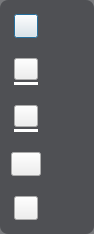
<?xml version="1.0" encoding="UTF-8"?>
<ui version="4.0">
 <class>STWBVToolbarClass</class>
 <widget class="QDialog" name="STWBVToolbarClass">
  <property name="geometry">
   <rect>
    <x>0</x>
    <y>0</y>
    <width>94</width>
    <height>234</height>
   </rect>
  </property>
  <property name="maximumSize">
   <size>
    <width>94</width>
    <height>16777215</height>
   </size>
  </property>
  <property name="windowTitle">
   <string>STWBVToolbar</string>
  </property>
  <property name="styleSheet">
   <string notr="true">QDialog{background-color:rgba(61,63,68,0.7);border-radius:8px;}</string>
  </property>
  <layout class="QVBoxLayout" name="verticalLayout">
   <property name="spacing">
    <number>8</number>
   </property>
   <property name="leftMargin">
    <number>8</number>
   </property>
   <property name="topMargin">
    <number>8</number>
   </property>
   <property name="rightMargin">
    <number>8</number>
   </property>
   <property name="bottomMargin">
    <number>8</number>
   </property>
   <item>
    <widget class="QWidget" name="widSelect" native="true">
     <property name="maximumSize">
      <size>
       <width>36</width>
       <height>36</height>
      </size>
     </property>
     <property name="styleSheet">
      <string notr="true"/>
     </property>
     <layout class="QVBoxLayout" name="verticalLayout_2">
      <property name="spacing">
       <number>0</number>
      </property>
      <property name="leftMargin">
       <number>6</number>
      </property>
      <property name="topMargin">
       <number>6</number>
      </property>
      <property name="rightMargin">
       <number>6</number>
      </property>
      <property name="bottomMargin">
       <number>6</number>
      </property>
      <item>
       <widget class="QPushButton" name="pbSelect">
        <property name="minimumSize">
         <size>
          <width>24</width>
          <height>24</height>
         </size>
        </property>
        <property name="maximumSize">
         <size>
          <width>24</width>
          <height>24</height>
         </size>
        </property>
        <property name="styleSheet">
         <string notr="true">

QPushButton {
	border-image: url(:/SoftTerminal/images/mouse.png);
border:2px;
	border-color: rgb(255, 255, 255);
}
QPushButton:hover:!pressed {
QWidget#widSelect{
background-color: rgb(85, 170, 255);}
}</string>
        </property>
        <property name="text">
         <string/>
        </property>
       </widget>
      </item>
     </layout>
    </widget>
   </item>
   <item>
    <widget class="QWidget" name="widPen" native="true">
     <property name="maximumSize">
      <size>
       <width>36</width>
       <height>40</height>
      </size>
     </property>
     <layout class="QVBoxLayout" name="verticalLayout_3">
      <property name="spacing">
       <number>2</number>
      </property>
      <property name="leftMargin">
       <number>6</number>
      </property>
      <property name="topMargin">
       <number>6</number>
      </property>
      <property name="rightMargin">
       <number>6</number>
      </property>
      <property name="bottomMargin">
       <number>6</number>
      </property>
      <item>
       <widget class="QPushButton" name="pbPen">
        <property name="minimumSize">
         <size>
          <width>24</width>
          <height>22</height>
         </size>
        </property>
        <property name="maximumSize">
         <size>
          <width>24</width>
          <height>22</height>
         </size>
        </property>
        <property name="styleSheet">
         <string notr="true">border-image: url(:/SoftTerminal/images/pen.png);</string>
        </property>
        <property name="text">
         <string/>
        </property>
       </widget>
      </item>
      <item>
       <widget class="QLabel" name="lblPenColor">
        <property name="maximumSize">
         <size>
          <width>24</width>
          <height>3</height>
         </size>
        </property>
        <property name="styleSheet">
         <string notr="true">background-color: rgb(255, 255, 255);</string>
        </property>
        <property name="text">
         <string/>
        </property>
       </widget>
      </item>
     </layout>
    </widget>
   </item>
   <item>
    <widget class="QWidget" name="widText" native="true">
     <property name="maximumSize">
      <size>
       <width>36</width>
       <height>40</height>
      </size>
     </property>
     <layout class="QVBoxLayout" name="verticalLayout_4">
      <property name="spacing">
       <number>2</number>
      </property>
      <property name="leftMargin">
       <number>6</number>
      </property>
      <property name="topMargin">
       <number>6</number>
      </property>
      <property name="rightMargin">
       <number>6</number>
      </property>
      <property name="bottomMargin">
       <number>6</number>
      </property>
      <item>
       <widget class="QPushButton" name="pbText">
        <property name="minimumSize">
         <size>
          <width>24</width>
          <height>22</height>
         </size>
        </property>
        <property name="maximumSize">
         <size>
          <width>24</width>
          <height>22</height>
         </size>
        </property>
        <property name="styleSheet">
         <string notr="true">border-image: url(:/SoftTerminal/images/text.png);</string>
        </property>
        <property name="text">
         <string/>
        </property>
       </widget>
      </item>
      <item>
       <widget class="QLabel" name="lblTextColor">
        <property name="maximumSize">
         <size>
          <width>24</width>
          <height>3</height>
         </size>
        </property>
        <property name="styleSheet">
         <string notr="true">background-color: rgb(255, 255, 255);</string>
        </property>
        <property name="text">
         <string/>
        </property>
       </widget>
      </item>
     </layout>
    </widget>
   </item>
   <item>
    <widget class="QWidget" name="widget" native="true">
     <property name="minimumSize">
      <size>
       <width>36</width>
       <height>36</height>
      </size>
     </property>
     <property name="maximumSize">
      <size>
       <width>36</width>
       <height>36</height>
      </size>
     </property>
     <layout class="QVBoxLayout" name="verticalLayout_6">
      <property name="spacing">
       <number>0</number>
      </property>
      <property name="leftMargin">
       <number>3</number>
      </property>
      <property name="topMargin">
       <number>6</number>
      </property>
      <property name="rightMargin">
       <number>3</number>
      </property>
      <property name="bottomMargin">
       <number>6</number>
      </property>
      <item>
       <widget class="QPushButton" name="pbCloud">
        <property name="minimumSize">
         <size>
          <width>30</width>
          <height>24</height>
         </size>
        </property>
        <property name="maximumSize">
         <size>
          <width>30</width>
          <height>24</height>
         </size>
        </property>
        <property name="styleSheet">
         <string notr="true">border-image: url(:/SoftTerminal/images/cloud_focus.png);</string>
        </property>
        <property name="text">
         <string/>
        </property>
       </widget>
      </item>
     </layout>
    </widget>
   </item>
   <item>
    <widget class="QWidget" name="widDelete" native="true">
     <property name="maximumSize">
      <size>
       <width>36</width>
       <height>36</height>
      </size>
     </property>
     <layout class="QVBoxLayout" name="verticalLayout_5">
      <property name="spacing">
       <number>0</number>
      </property>
      <property name="leftMargin">
       <number>6</number>
      </property>
      <property name="topMargin">
       <number>6</number>
      </property>
      <property name="rightMargin">
       <number>6</number>
      </property>
      <property name="bottomMargin">
       <number>6</number>
      </property>
      <item>
       <widget class="QPushButton" name="pbDelete">
        <property name="minimumSize">
         <size>
          <width>24</width>
          <height>24</height>
         </size>
        </property>
        <property name="maximumSize">
         <size>
          <width>24</width>
          <height>24</height>
         </size>
        </property>
        <property name="styleSheet">
         <string notr="true">border-image: url(:/SoftTerminal/images/trashcan.png);</string>
        </property>
        <property name="text">
         <string/>
        </property>
       </widget>
      </item>
     </layout>
    </widget>
   </item>
  </layout>
 </widget>
 <resources>
  <include location="../res/softterminal.qrc"/>
 </resources>
 <connections/>
</ui>
